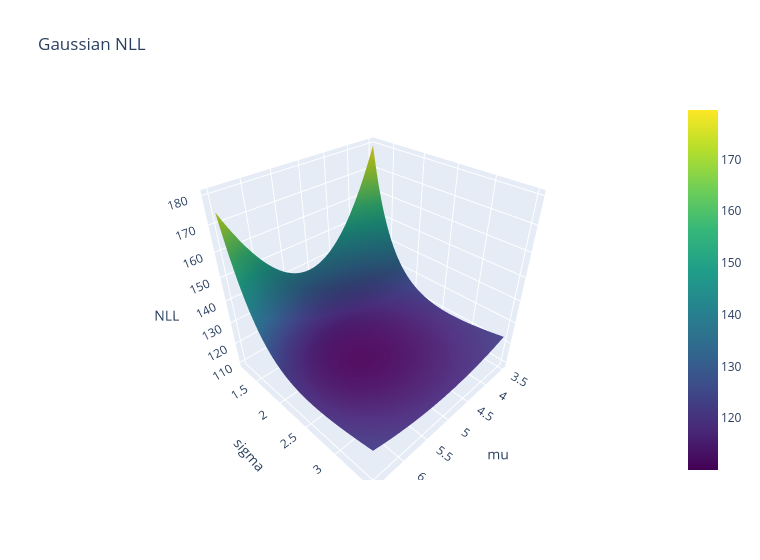

Notebook cell for this chart:
### Markdown cell above
### 9.2 Interactive Plotly version of 9.1

### Code cell
fig = go.Figure(go.Surface(x=mu_g, y=sg_g, z=NLL, colorscale="Viridis")); fig.update_layout(title="Gaussian NLL", width=760, height=560, scene=dict(xaxis_title="mu", yaxis_title="sigma", zaxis_title="NLL")); fig.show()
